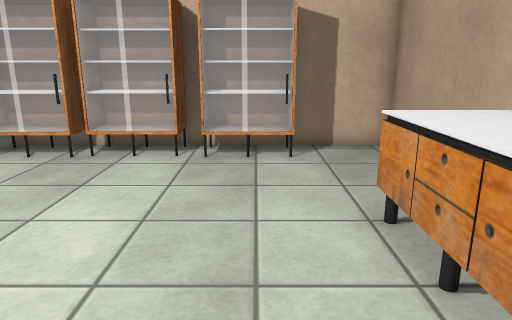
View 1 (above)

16 first-person views from a walk through a 3-D level made in the Unity game engine. The camera is 1.3 m above the floor, tilts 14° down and sees 70° across. The floor is counted in squares, 0.5 m on a side. Each view is taken from the middle of a square. On the plan, view 1 faces up. The plan holds only what a view shows up to about 20 squares ahead; the rest is blank. Some surface patterns are stand-ins.

View 2
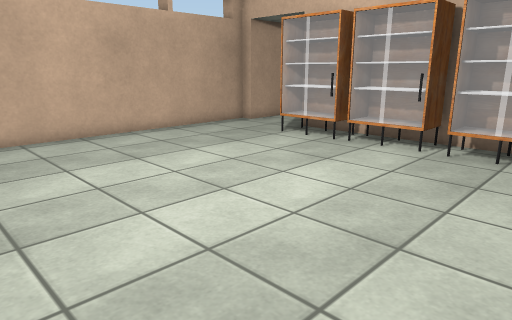

View 3
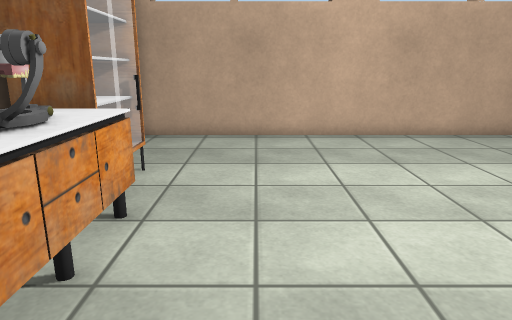

View 4
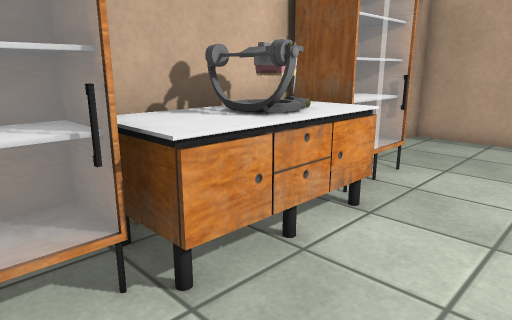

View 5
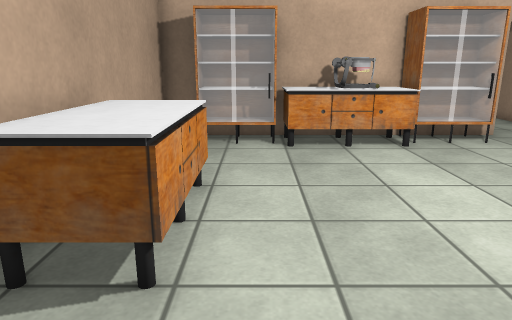

View 6
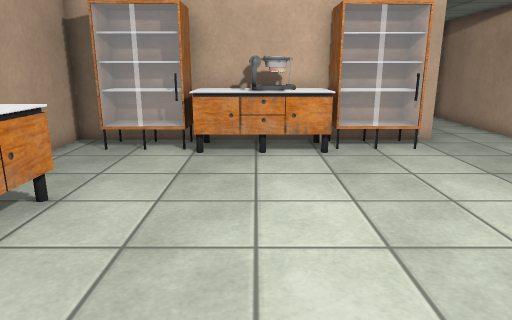

View 7
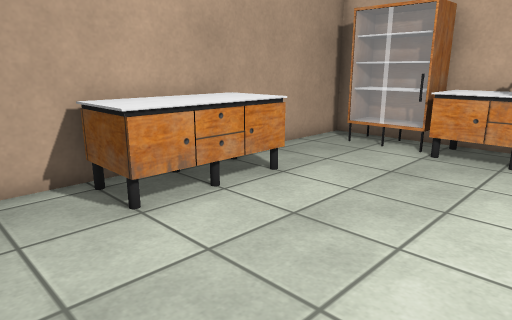

View 8
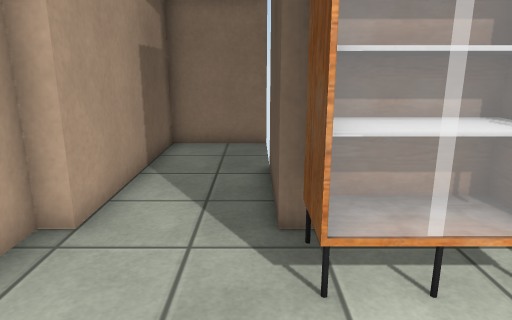

View 9
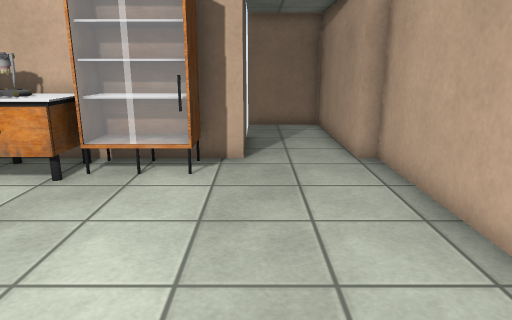

View 10
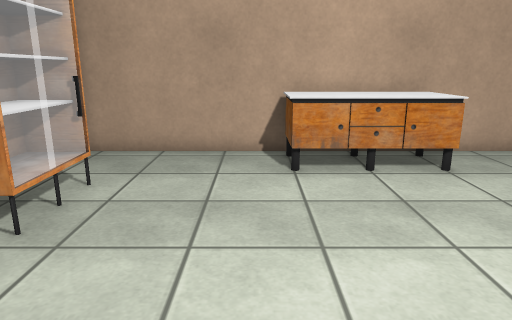

View 11
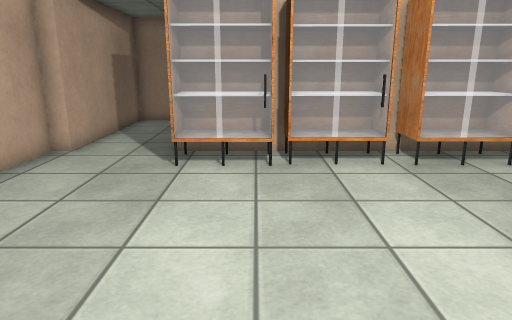

View 12
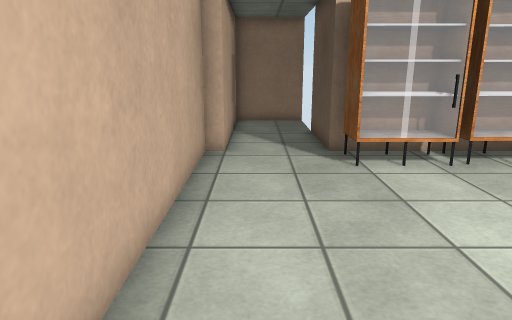

View 13
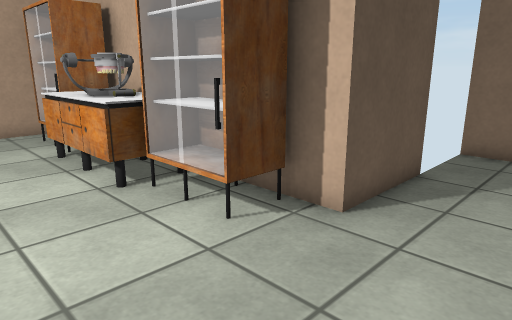

View 14
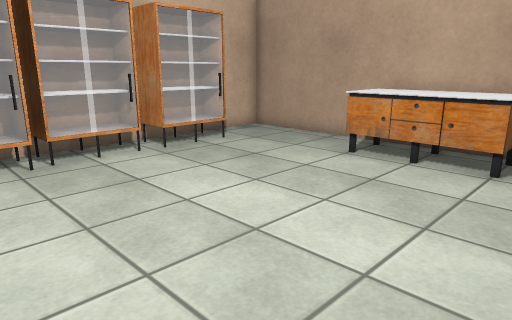

View 15
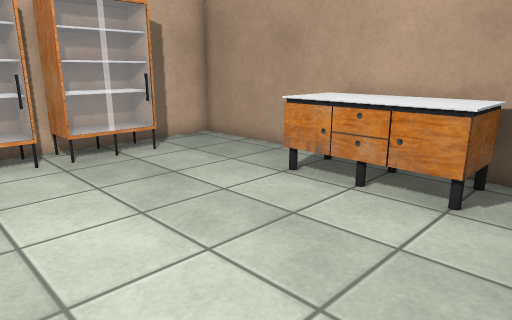

View 16
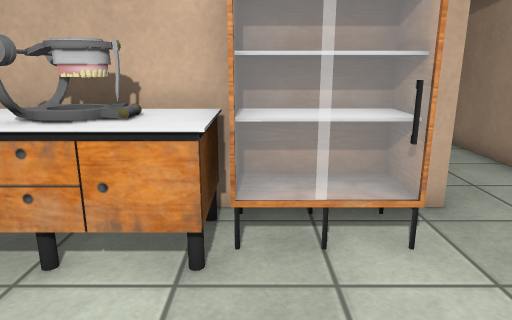

### Floor plan
Points are (right, up) in squares from view 1. A wall is a line through its corners. A room is listed if a view was taken in it or the views show most of it. See-through windows are left out.
Room 1 (views 1, 2, 3, 4, 5, 6, 7, 8, 9, 10, 11, 12, 13, 14, 15, 16)
walls: (-8.6, -8.4) (-8.6, -4.7) (4.7, -4.7) (4.7, 12.6) (-8.6, 12.6) (-8.6, 16.8); (-8.5, 19.9) (-12, 19.9) (-12, 12.6) (-12.6, 12.6) (-12.6, -4.7) (-12, -4.7) (-12, -11.4) (-8.6, -11.4)
ways out: gap at (-9, -8)
objects: other object (-8, 11) to (-6, 12); other object (-7, -4) to (-5, -3); other object (-5, 11) to (-3, 12); table (-4, -4) to (0, -2); other object (-2, 11) to (1, 12); other object (1, -4) to (3, -3); table (2, 2) to (4, 6)

Positions as (right, up) in squares from view 1, and headings:
1: (0, 0), facing up
2: (2, -1), facing up-left
3: (2, 0), facing left
4: (2, 1), facing down-left
5: (1, 10), facing down
6: (-2, 9), facing down
7: (-4, 9), facing down-right
8: (-9, 7), facing up
9: (-9, 6), facing down
10: (-7, 7), facing right
11: (-6, 1), facing up
12: (-11, 1), facing up
13: (-12, 1), facing down-right
14: (-8, 0), facing up-right
15: (-5, 0), facing up-right
16: (-5, 2), facing down
